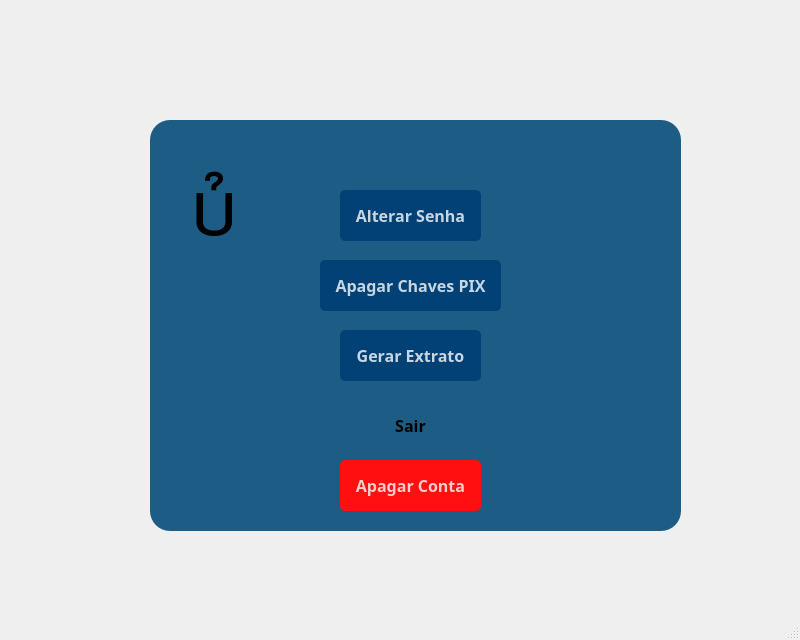
<?xml version="1.0" encoding="UTF-8"?>
<ui version="4.0">
 <class>MainWindow</class>
 <widget class="QMainWindow" name="MainWindow">
  <property name="geometry">
   <rect>
    <x>0</x>
    <y>0</y>
    <width>800</width>
    <height>640</height>
   </rect>
  </property>
  <property name="windowTitle">
   <string>MainWindow</string>
  </property>
  <widget class="QWidget" name="centralwidget">
   <widget class="QWidget" name="widget" native="true">
    <property name="geometry">
     <rect>
      <x>150</x>
      <y>120</y>
      <width>531</width>
      <height>411</height>
     </rect>
    </property>
    <property name="styleSheet">
     <string notr="true">background-color: rgb(29, 92, 132);
border-radius:20px;</string>
    </property>
    <widget class="QLabel" name="label">
     <property name="geometry">
      <rect>
       <x>40</x>
       <y>30</y>
       <width>151</width>
       <height>101</height>
      </rect>
     </property>
     <property name="font">
      <font>
       <pointsize>60</pointsize>
      </font>
     </property>
     <property name="styleSheet">
      <string notr="true">background-color: 0</string>
     </property>
     <property name="text">
      <string></string>
     </property>
    </widget>
    <widget class="QLabel" name="msg_label">
     <property name="geometry">
      <rect>
       <x>120</x>
       <y>290</y>
       <width>281</width>
       <height>16</height>
      </rect>
     </property>
     <property name="text">
      <string/>
     </property>
    </widget>
    <widget class="QPushButton" name="apagarconta_botao">
     <property name="geometry">
      <rect>
       <x>190</x>
       <y>340</y>
       <width>141</width>
       <height>51</height>
      </rect>
     </property>
     <property name="font">
      <font>
       <family>Arial Black</family>
       <pointsize>12</pointsize>
       <weight>75</weight>
       <bold>true</bold>
      </font>
     </property>
     <property name="styleSheet">
      <string notr="true">
QPushButton#apagarconta_botao{
background-color:rgb(255, 15, 15);
color:rgba(255, 255, 255, 200);
border-radius:5px;
}

QPushButton#apagarconta_botao:pressed{
padding-left:5px;
padding-top:5px;
background-color:qlineargradient(spread:pad, x1:1, y1:1, x2:1, y2:0, stop:0 rgba(66, 199, 255, 100), stop:1 rgba(255, 255, 255, 100));
}

QPushButton#apagarconta_botao{
background-color:rgb(255, 15, 15)
}
</string>
     </property>
     <property name="text">
      <string>Apagar Conta</string>
     </property>
    </widget>
    <widget class="QPushButton" name="alterarsenha_botao">
     <property name="geometry">
      <rect>
       <x>190</x>
       <y>70</y>
       <width>141</width>
       <height>51</height>
      </rect>
     </property>
     <property name="font">
      <font>
       <family>Arial Black</family>
       <pointsize>12</pointsize>
       <weight>75</weight>
       <bold>true</bold>
      </font>
     </property>
     <property name="styleSheet">
      <string notr="true">
QPushButton#alterarsenha_botao{
background-color:rgba(2, 65, 118, 255);
color:rgba(255, 255, 255, 200);
border-radius:5px;
}

QPushButton#alterarsenha_botao:pressed{
padding-left:5px;
padding-top:5px;
background-color:qlineargradient(spread:pad, x1:1, y1:1, x2:1, y2:0, stop:0 rgba(66, 199, 255, 100), stop:1 rgba(255, 255, 255, 100));
}

QPushButton#alterarsenha_botao{
background-color:rgba(2, 65, 118, 255);
}
</string>
     </property>
     <property name="text">
      <string>Alterar Senha</string>
     </property>
    </widget>
    <widget class="QPushButton" name="voltar_botao">
     <property name="geometry">
      <rect>
       <x>190</x>
       <y>280</y>
       <width>141</width>
       <height>51</height>
      </rect>
     </property>
     <property name="font">
      <font>
       <family>Arial Black</family>
       <pointsize>12</pointsize>
       <weight>75</weight>
       <bold>true</bold>
      </font>
     </property>
     <property name="styleSheet">
      <string notr="true">
QPushButton#sairButton{
background-color:rgba(2, 65, 118, 255);
color:rgba(255, 255, 255, 200);
border-radius:5px;
}

QPushButton#sairButton:pressed{
padding-left:5px;
padding-top:5px;
background-color:qlineargradient(spread:pad, x1:1, y1:1, x2:1, y2:0, stop:0 rgba(66, 199, 255, 100), stop:1 rgba(255, 255, 255, 100));
}

QPushButton#sairButton{
background-color:rgba(2, 65, 118, 255);
}
</string>
     </property>
     <property name="text">
      <string>Sair</string>
     </property>
    </widget>
    <widget class="QLabel" name="name_label">
     <property name="geometry">
      <rect>
       <x>140</x>
       <y>20</y>
       <width>111</width>
       <height>21</height>
      </rect>
     </property>
     <property name="font">
      <font>
       <family>Arial Black</family>
       <pointsize>12</pointsize>
       <weight>75</weight>
       <bold>true</bold>
      </font>
     </property>
     <property name="styleSheet">
      <string notr="true">background-color: 0</string>
     </property>
     <property name="text">
      <string/>
     </property>
    </widget>
    <widget class="QLabel" name="labelSaldo_2">
     <property name="geometry">
      <rect>
       <x>100</x>
       <y>130</y>
       <width>101</width>
       <height>21</height>
      </rect>
     </property>
     <property name="font">
      <font>
       <family>Arial Black</family>
       <pointsize>12</pointsize>
       <weight>75</weight>
       <bold>true</bold>
      </font>
     </property>
     <property name="styleSheet">
      <string notr="true">background-color: 0</string>
     </property>
     <property name="text">
      <string/>
     </property>
    </widget>
    <widget class="QLabel" name="faturaLabel_2">
     <property name="geometry">
      <rect>
       <x>80</x>
       <y>160</y>
       <width>71</width>
       <height>21</height>
      </rect>
     </property>
     <property name="font">
      <font>
       <family>Arial Black</family>
       <pointsize>12</pointsize>
       <weight>75</weight>
       <bold>true</bold>
      </font>
     </property>
     <property name="styleSheet">
      <string notr="true">background-color: 0</string>
     </property>
     <property name="text">
      <string/>
     </property>
    </widget>
    <widget class="QPushButton" name="deletarpix_botao">
     <property name="geometry">
      <rect>
       <x>170</x>
       <y>140</y>
       <width>181</width>
       <height>51</height>
      </rect>
     </property>
     <property name="font">
      <font>
       <family>Arial Black</family>
       <pointsize>12</pointsize>
       <weight>75</weight>
       <bold>true</bold>
      </font>
     </property>
     <property name="styleSheet">
      <string notr="true">
QPushButton#deletarpix_botao{
background-color:rgba(2, 65, 118, 255);
color:rgba(255, 255, 255, 200);
border-radius:5px;
}

QPushButton#deletarpix_botao:pressed{
padding-left:5px;
padding-top:5px;
background-color:qlineargradient(spread:pad, x1:1, y1:1, x2:1, y2:0, stop:0 rgba(66, 199, 255, 100), stop:1 rgba(255, 255, 255, 100));
}

QPushButton#deletarpix_botao{
background-color:rgba(2, 65, 118, 255);
}
</string>
     </property>
     <property name="text">
      <string>Apagar Chaves PIX</string>
     </property>
    </widget>
    <widget class="QPushButton" name="extrato_botao">
     <property name="geometry">
      <rect>
       <x>190</x>
       <y>210</y>
       <width>141</width>
       <height>51</height>
      </rect>
     </property>
     <property name="font">
      <font>
       <family>Arial Black</family>
       <pointsize>12</pointsize>
       <weight>75</weight>
       <bold>true</bold>
      </font>
     </property>
     <property name="styleSheet">
      <string notr="true">
QPushButton#extrato_botao{
background-color:rgba(2, 65, 118, 255);
color:rgba(255, 255, 255, 200);
border-radius:5px;
}

QPushButton#extrato_botao:pressed{
padding-left:5px;
padding-top:5px;
background-color:qlineargradient(spread:pad, x1:1, y1:1, x2:1, y2:0, stop:0 rgba(66, 199, 255, 100), stop:1 rgba(255, 255, 255, 100));
}

QPushButton#extrato_botao{
background-color:rgba(2, 65, 118, 255);
}
</string>
     </property>
     <property name="text">
      <string>Gerar Extrato</string>
     </property>
    </widget>
   </widget>
  </widget>
  <widget class="QMenuBar" name="menubar">
   <property name="geometry">
    <rect>
     <x>0</x>
     <y>0</y>
     <width>800</width>
     <height>21</height>
    </rect>
   </property>
  </widget>
  <widget class="QStatusBar" name="statusbar"/>
 </widget>
 <resources/>
 <connections/>
</ui>
